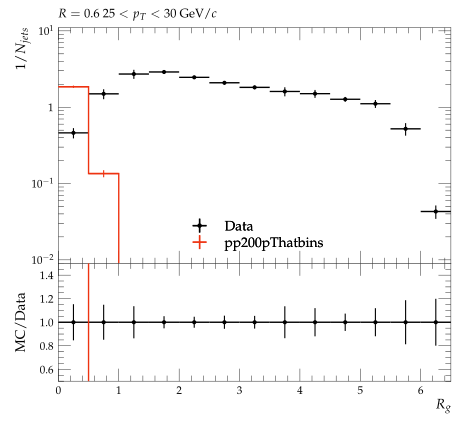

Source code (Python):
#! /usr/bin/env python3

# This Python script was auto-generated using YODA v2.1.0.
# Analysis object: /STAR_2020_I1783875/d36-x01-y01
# Timestamp: 08-10-2025 (02:59:01)

import matplotlib as mpl
import matplotlib.pyplot as plt
mpl.use('Agg') # comment out for interactive use
import os
import numpy as np
from numpy import nan, inf

plotDir = os.path.split(os.path.realpath(__file__))[0]
if 'YODA_USER_PLOT_PATH' in globals():
    plot_outdir = globals()['YODA_USER_PLOT_PATH']
else:
    plot_outdir = plotDir

#plot style
plt.style.use(os.path.join(plotDir, '../default.mplstyle'))
# plot metadata
figW, figH = plt.rcParams['figure.figsize']
ax_xLabel = r'$R_{g}$'
ax_yLabel = r'$1/N_{jets}$'
ax_title  = r'$R=0.6 ~ 25 < p_{T} < 30$ GeV/$c$'
ax_xScale = 'linear'
ax_yScale = 'log'
xLims = (0.0, 6.5)
yLims = (0.009000000000000001, 11.0)

# TeX-friendly labels for the legend
labels = {
    'legend' : ([ r"Data", r"pp200pThatbins" ], r""),
}

# Adjust canvas width and height
canvasW = 10.0
canvasH = 9.0
figW *= canvasW/10.
figH *= canvasH/9.

# Create figure and axis objects
fig, (ax, ratio0_ax) = plt.subplots(2, 1, sharex=True,
                  figsize=(figW,figH), gridspec_kw={'height_ratios': (6.0, 3.0)})

# Set figure margins
plt.subplots_adjust(
    left   = 1.0 * plt.rcParams['figure.subplot.left'],
    right  = 1.0 * plt.rcParams['figure.subplot.right'],
    top    = 1.0 * plt.rcParams['figure.subplot.top'],
    bottom = 1.0 * plt.rcParams['figure.subplot.bottom'])

ratio0_ax.yaxis.set_major_locator(mpl.ticker.MultipleLocator(0.2))
ratio0_ax.set_ylim(0.5, 1.4999)
ratio0_ax.set_ylabel('MC/Data')

# the numerical data is stored in a separate file
dataf = dict()
prefix = os.path.split(__file__)[0]
if prefix:    prefix = prefix + '/'
exec(open(prefix+'d36-x01-y01__data.py').read(), dataf)


legend_handles = dict() # keep track of handles for the legend

# style options for curves
# starts at zorder>=5 to draw curve on top of legend
styles = {
  'Data': {
    'color' : 'black',
    'linestyle' : '-',
    'linewidth' : 1,
    'marker' : 'o',
    'markersize' : 2,
    'capsize' : 0.0,
    'zorder' : 5,
    'histstyle' : 0,
    'drawstyle' : 'steps-pre',
    'xerrorbars' : 1,
    'yerrorbars' : 1,
    'fillcolor' : None,
    'fillopacity' : 1.0,
    'ratio0_linestyle' : '-',
    'ratio0_linewidth' : 1,
    'ratio0_marker' : 'o',
    'ratio0_markersize' : 2,
    'ratio0_capsize' : 0.0,
    'ratio0_zorder' : 5,
    'ratio0_histstyle' : 0,
    'ratio0_drawstyle' : 'steps-pre',
    'ratio0_xerrorbars' : 1,
    'ratio0_yerrorbars' : 1,
  },
  'pp200pThatbins.yoda': {
    'color' : '#EE3311',
    'linestyle' : '-',
    'linewidth' : 1,
    'marker' : 'none',
    'markersize' : 2,
    'capsize' : 0.0,
    'zorder' : 6,
    'histstyle' : 1,
    'drawstyle' : 'steps-pre',
    'xerrorbars' : 1,
    'yerrorbars' : 1,
    'fillcolor' : None,
    'fillopacity' : 1.0,
    'ratio0_linestyle' : '-',
    'ratio0_linewidth' : 1,
    'ratio0_marker' : 'none',
    'ratio0_markersize' : 2,
    'ratio0_capsize' : 0.0,
    'ratio0_zorder' : 6,
    'ratio0_histstyle' : 1,
    'ratio0_drawstyle' : 'steps-pre',
    'ratio0_xerrorbars' : 1,
    'ratio0_yerrorbars' : 1,
  },
}

# curve from input yoda files in main panel
for label, yvals in dataf['yvals'].items():
    if all(np.isnan(v) for v in dataf['yvals'][label]):
        continue
    tmp = None
    if styles[label]['histstyle']: # draw as histogram
        xpos = dataf['xedges'][label] if styles[label]['drawstyle'] else dataf['xpoints'][label]
        ypos = np.insert(yvals, 0, yvals[0]) if styles[label]['drawstyle'] else yvals
        if styles[label]['fillcolor']: # fill area below curve
            ax.fill_between(xpos, ypos, step='pre',
                            color=styles[label]['fillcolor'],
                            alpha=styles[label]['fillopacity'])
        tmp, = ax.plot(xpos, ypos,
                       color=styles[label]['color'],
                       linestyle=styles[label]['linestyle'],
                       linewidth=styles[label]['linewidth'],
                       drawstyle=styles[label]['drawstyle'], solid_joinstyle='miter',
                       zorder=styles[label]['zorder'], label=label)
    tmp = ax.errorbar(dataf['xpoints'][label], yvals,
                      xerr=np.array(dataf['xerrs'][label])*styles[label]['xerrorbars'],
                      yerr=np.array(dataf['yerrs'][label])*styles[label]['yerrorbars'],
                      fmt=styles[label]['marker'], capsize=styles[label]['capsize'],
                      markersize=styles[label]['markersize'],
                      ecolor=styles[label]['color'],
                      color=styles[label]['color'], zorder=styles[label]['zorder'])
    tmp[-1][0].set_linestyle(styles[label]['linestyle'])
    tmp[-1][0].set_linewidth(styles[label]['linewidth'])
    if label in dataf['add_legend_handle']:  legend_handles[label] = tmp
    for varLabel in dataf['variation_yvals'].keys():
        if varLabel.startswith(label):
            tmp, = ax.plot(dataf['xedges'][label], dataf['variation_yvals'][varLabel],
                           color=styles[label]['color'],
                           linestyle=styles[label]['linestyle'],
                           linewidth=styles[label]['linewidth'],
                           drawstyle='steps-pre', solid_joinstyle='miter',
                           zorder=styles[label]['zorder'], alpha=0.5)


# plots on ratio panel
# curve from input yoda files in ratio panel
for label, yvals in dataf['ratio0_yvals'].items():
    if all(np.isnan(v) for v in yvals):
        continue
    if styles[label]['ratio0_histstyle']: # plot as histogram
        xpos = dataf['xedges']['Data'] if styles[label]['ratio0_drawstyle'] else dataf['xpoints']['Data']
        ypos = np.insert(yvals, 0, yvals[0]) if styles[label]['ratio0_drawstyle'] else yvals
        ratio0_ax.plot(xpos, ypos,
                       color=styles[label]['color'],
                       linewidth=styles[label]['linewidth'],
                       linestyle=styles[label]['ratio0_linestyle'],
                       drawstyle=styles[label]['ratio0_drawstyle'], zorder=styles[label]['zorder'],
                       solid_joinstyle='miter')
    tmp = ratio0_ax.errorbar(dataf['xpoints']['Data'], yvals,
                             xerr=np.array(dataf['ref_xerrs'])*styles[label]['ratio0_xerrorbars'],
                             yerr=np.array(dataf['ratio0_yerrs'][label])*styles[label]['ratio0_yerrorbars'],
                             fmt=styles[label]['ratio0_marker'], capsize=styles[label]['ratio0_capsize'],
                             markersize=styles[label]['ratio0_markersize'],
                             ecolor=styles[label]['color'],
                             color=styles[label]['color'])
    tmp[-1][0].set_linestyle(styles[label]['ratio0_linestyle'])
    tmp[-1][0].set_linewidth(styles[label]['ratio0_linewidth'])

    for varlabel in dataf['ratio0_variation_vals'].keys():
        if varlabel.startswith(label):
            ratio0_ax.plot(dataf['xedges']['Data'],
                            dataf['ratio0_variation_vals'][varlabel],
                            color=styles[label]['color'],
                            linestyle=styles[label]['linestyle'],
                            linewidth=styles[label]['linewidth'],
                            drawstyle='steps-pre', solid_joinstyle='miter',
                            zorder=1, alpha=0.5)

legend_items = list(legend_handles.values())
ax.add_artist(ax.legend(legend_items,
                        labels['legend'][0],
                        title=labels['legend'][1],
                        alignment='left',
                        loc='lower center',
                        bbox_to_anchor=(0.5, 0.0)))

# set plot metadata as defined above
ratio0_ax.set_xlabel(ax_xLabel)
ratio0_ax.xaxis.set_label_coords(1., -0.15)
ax.set_ylabel(ax_yLabel, ha='right', va='top')
ax.yaxis.set_label_coords(-0.11, 1.0)
ax.set_title(ax_title, loc='left')
ax.set_xscale(ax_xScale)
ax.set_yscale(ax_yScale)
ax.set_xlim(xLims)
ax.set_ylim(yLims)

# tick formatting
plt.rcParams['xtick.top'] = True
plt.rcParams['ytick.right'] = True
ax.yaxis.set_major_locator(mpl.ticker.LogLocator(base=10.0, numticks=np.inf))
ax.yaxis.set_minor_locator(mpl.ticker.LogLocator(
                           base=10.0, subs=np.arange(0.1, 1, 0.1), numticks=np.inf))
fig.align_ylabels((ax, ratio0_ax))
plt.savefig(os.path.join(plot_outdir, 'd36-x01-y01.pdf'), format='PDF')
plt.savefig(os.path.join(plot_outdir, 'd36-x01-y01.png'), format='PNG')

plt.close(fig)
